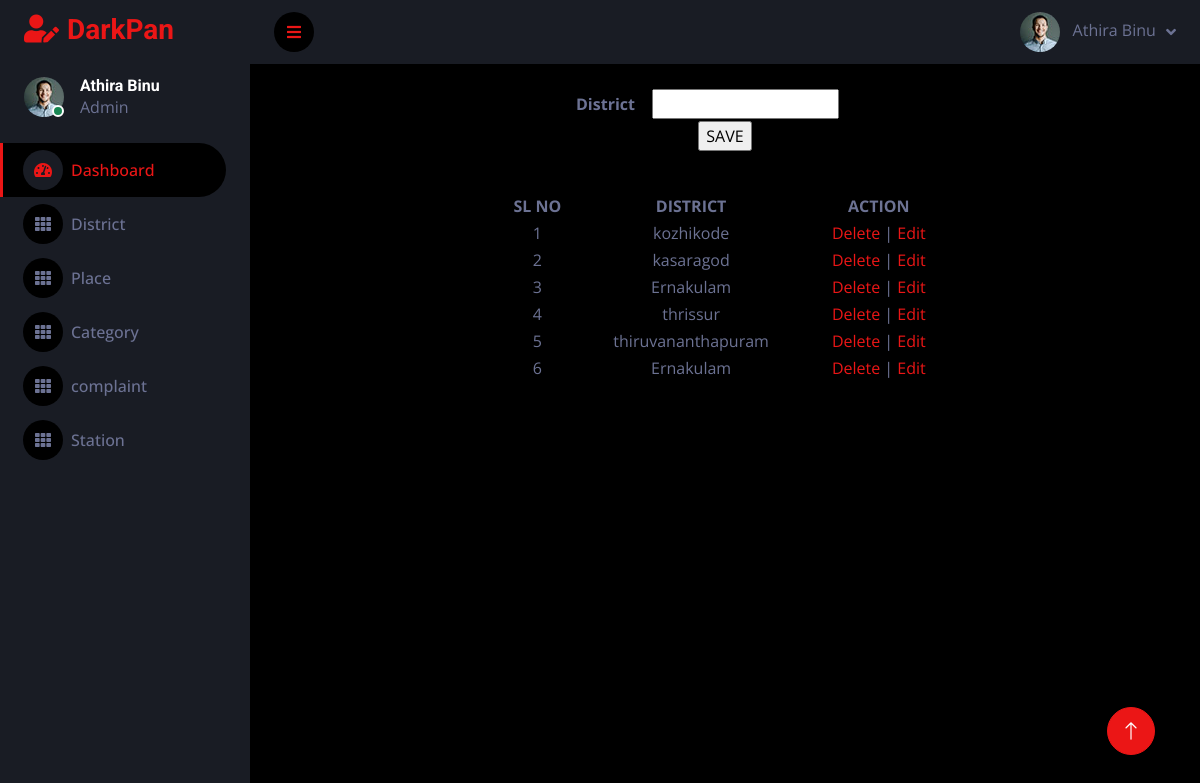
The page /PROJECT/Admin/District.php on the database its author committed.
### tables this page shows
CREATE TABLE `tbl_district` (
  `district_id` int(11) NOT NULL,
  `district_name` varchar(30) NOT NULL
);

### PROJECT/Admin/District.php (the view, shortened to what this page needs)
<?php
include('../Assets/Connection/Connection.php');
include("Head.php");
$district = "";
?>
<!DOCTYPE html PUBLIC "-//W3C//DTD XHTML 1.0 Transitional//EN" "http://www.w3.org/TR/xhtml1/DTD/xhtml1-transitional.dtd">
<html xmlns="http://www.w3.org/1999/xhtml">
<head>
</head>
<body>
<form id='District' name='District' method='post' action=''>
<table width='300'  align="center" id='districtGetInfo'>
  <tr>
    <td><strong>District</strong></td>
    <td><label for='dist_txt'></label>
      <input type="text" name="txt_dist" id="txt_dist" value="<?php echo $district; ?>"  />
    </td>
  </tr>
  <tr>
    <td colspan='2' align='center'><input type='submit' name='btn_submit' id='btn_submit' value="SAVE" /></td>
  </tr>
</table>
<p>&nbsp;</p>
</form>
<table id='districtInfoTable' width='400' style='border-collapse: collapse; width:50%' align='center'  >
    <tr>
      <th>SL NO</th>
      <th>DISTRICT</th>
      <th>ACTION</th>
    </tr>
  <?php
	  $selQry = "select * from tbl_district";
	  $result = $con->query($selQry);
	  $i = 0;
	  while($row = $result->fetch_assoc())
	  { $i++;
	    ?>
	    <tr>
        <td><?php echo $i; ?></td>
        <td><?php echo $row["district_name"]; ?></td>
        <td>
          <a href="District.php?did=<?php echo $row['district_id']; ?>">Delete </a> |
          <a href="District.php?eid=<?php echo $row['district_id']; ?>"> Edit</a>
        </td>
      </tr>
      <?php
		}
	?>
</table>
</body>
</html>
<?php
            include("Foot.php");
            ?>

### PROJECT/Assets/Templates/Admin/css/style.css (style rules this page uses)
:root { --primary: #EB1616; --secondary: #191C24; --light: #6C7293; --dark: #000000; }

### PROJECT/Admin/District.php (style rules this page uses)
#districtGetInfo { border-spacing: 0 10px; }
#districtInfoTable th, #districtInfoTable td { text-align: center; border: 1px solid black; }

### rows shown on the page
tbl_district: district_name "kozhikode"
tbl_district: district_name "kasaragod"
tbl_district: district_name "Ernakulam"
tbl_district: district_name "thrissur"
tbl_district: district_name "thiruvananthapuram"
tbl_district: district_name "Ernakulam"
